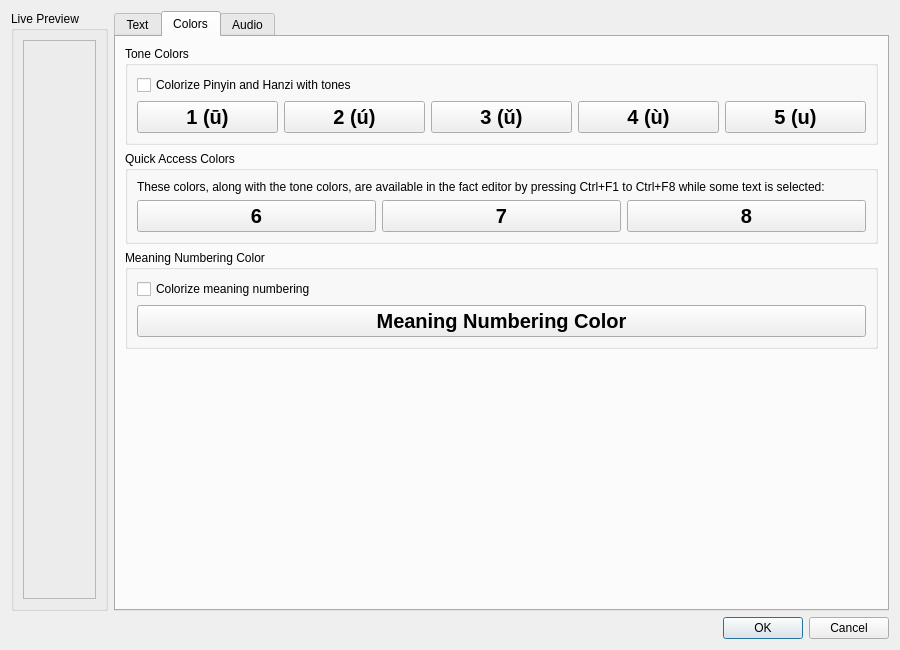
<?xml version="1.0" encoding="UTF-8"?>
<ui version="4.0">
 <class>Preferences</class>
 <widget class="QDialog" name="Preferences">
  <property name="geometry">
   <rect>
    <x>0</x>
    <y>0</y>
    <width>900</width>
    <height>650</height>
   </rect>
  </property>
  <property name="windowTitle">
   <string>Pinyin Toolkit Preferences</string>
  </property>
  <layout class="QGridLayout" name="gridLayout">
   <item row="0" column="0">
    <widget class="QGroupBox" name="livePreviewGroupBox">
     <property name="title">
      <string>Live Preview</string>
     </property>
     <layout class="QVBoxLayout" name="verticalLayout_8">
      <item>
       <widget class="QFrame" name="fieldsFrame">
        <property name="frameShape">
         <enum>QFrame::StyledPanel</enum>
        </property>
        <property name="frameShadow">
         <enum>QFrame::Raised</enum>
        </property>
       </widget>
      </item>
     </layout>
    </widget>
   </item>
   <item row="1" column="1">
    <widget class="QDialogButtonBox" name="buttonBox">
     <property name="orientation">
      <enum>Qt::Horizontal</enum>
     </property>
     <property name="standardButtons">
      <set>QDialogButtonBox::Cancel|QDialogButtonBox::Ok</set>
     </property>
    </widget>
   </item>
   <item row="0" column="1">
    <widget class="QTabWidget" name="tabWidget">
     <property name="sizePolicy">
      <sizepolicy hsizetype="Expanding" vsizetype="Expanding">
       <horstretch>0</horstretch>
       <verstretch>0</verstretch>
      </sizepolicy>
     </property>
     <property name="minimumSize">
      <size>
       <width>400</width>
       <height>0</height>
      </size>
     </property>
     <property name="currentIndex">
      <number>1</number>
     </property>
     <widget class="QWidget" name="textTab">
      <attribute name="title">
       <string>Text</string>
      </attribute>
      <layout class="QVBoxLayout" name="verticalLayout">
       <item>
        <widget class="QGroupBox" name="hanziPinyinSettingsFrame">
         <property name="sizePolicy">
          <sizepolicy hsizetype="Expanding" vsizetype="Fixed">
           <horstretch>0</horstretch>
           <verstretch>0</verstretch>
          </sizepolicy>
         </property>
         <property name="title">
          <string>Hanzi And Pinyin</string>
         </property>
         <layout class="QVBoxLayout" name="verticalLayout_5">
          <item>
           <widget class="QLabel" name="pinyinTonesLabel">
            <property name="text">
             <string>Pinyin tone display method:</string>
            </property>
           </widget>
          </item>
          <item>
           <layout class="QVBoxLayout" name="verticalLayout_7">
            <item>
             <widget class="QRadioButton" name="numericPinyinTonesRadio">
              <property name="text">
               <string>Numeric tones</string>
              </property>
              <property name="checked">
               <bool>true</bool>
              </property>
             </widget>
            </item>
            <item>
             <widget class="QRadioButton" name="tonifiedPinyinTonesRadio">
              <property name="text">
               <string>Tones as accents</string>
              </property>
             </widget>
            </item>
           </layout>
          </item>
          <item>
           <widget class="QLabel" name="hanziLabel">
            <property name="text">
             <string>Preferred Hanzi character system:</string>
            </property>
           </widget>
          </item>
          <item>
           <layout class="QVBoxLayout" name="verticalLayout_13">
            <item>
             <widget class="QRadioButton" name="simplifiedHanziRadio">
              <property name="text">
               <string>Simplified (Mainland China, Singapore, Malaysia)</string>
              </property>
              <property name="checked">
               <bool>true</bool>
              </property>
             </widget>
            </item>
            <item>
             <widget class="QRadioButton" name="traditionalHanziRadio">
              <property name="text">
               <string>Traditional (Taiwan, Hong Kong)</string>
              </property>
             </widget>
            </item>
           </layout>
          </item>
         </layout>
        </widget>
       </item>
       <item>
        <widget class="QGroupBox" name="meaningsSettingsFrame">
         <property name="sizePolicy">
          <sizepolicy hsizetype="Expanding" vsizetype="Fixed">
           <horstretch>0</horstretch>
           <verstretch>0</verstretch>
          </sizepolicy>
         </property>
         <property name="title">
          <string>Meanings</string>
         </property>
         <layout class="QGridLayout" name="gridLayout_2">
          <item row="3" column="0">
           <widget class="QLabel" name="languageLabel">
            <property name="text">
             <string>Language:</string>
            </property>
           </widget>
          </item>
          <item row="4" column="0">
           <widget class="QComboBox" name="languageCombo"/>
          </item>
          <item row="5" column="0">
           <widget class="QCheckBox" name="googleTranslateCheck">
            <property name="text">
             <string>Fall back on Google Translate for unknown words</string>
            </property>
           </widget>
          </item>
          <item row="1" column="0">
           <widget class="QCheckBox" name="seperateMeasureWordCheck">
            <property name="text">
             <string>Seperate measure word out into its own field</string>
            </property>
           </widget>
          </item>
          <item row="6" column="0">
           <layout class="QGridLayout" name="gridLayout_5">
            <item row="0" column="0">
             <widget class="QLabel" name="numberingLabel">
              <property name="text">
               <string>Meaning numbering:</string>
              </property>
             </widget>
            </item>
            <item row="1" column="0">
             <layout class="QVBoxLayout" name="verticalLayout_3">
              <item>
               <widget class="QRadioButton" name="circledChineseNumberingRadio">
                <property name="text">
                 <string>Circled Chinese numbers</string>
                </property>
                <property name="checked">
                 <bool>true</bool>
                </property>
               </widget>
              </item>
              <item>
               <widget class="QRadioButton" name="circledArabicNumberingRadio">
                <property name="text">
                 <string>Circled Arabic numbers</string>
                </property>
               </widget>
              </item>
              <item>
               <widget class="QRadioButton" name="plainNumberingRadio">
                <property name="text">
                 <string>Plain numbers</string>
                </property>
               </widget>
              </item>
              <item>
               <widget class="QRadioButton" name="noNumberingRadio">
                <property name="text">
                 <string>No numbering</string>
                </property>
               </widget>
              </item>
             </layout>
            </item>
            <item row="0" column="1">
             <widget class="QLabel" name="seperatorLabel">
              <property name="text">
               <string>Meaning seperator:</string>
              </property>
             </widget>
            </item>
            <item row="1" column="1">
             <layout class="QVBoxLayout" name="verticalLayout_4">
              <item>
               <widget class="QRadioButton" name="linesSeperatorRadio">
                <property name="text">
                 <string>Lines</string>
                </property>
                <property name="checked">
                 <bool>true</bool>
                </property>
               </widget>
              </item>
              <item>
               <widget class="QRadioButton" name="commasSeperatorRadio">
                <property name="text">
                 <string>Commas</string>
                </property>
               </widget>
              </item>
              <item>
               <widget class="QRadioButton" name="customSeperatorRadio">
                <property name="text">
                 <string>Custom:</string>
                </property>
               </widget>
              </item>
              <item>
               <widget class="QLineEdit" name="customSeperatorLineEdit"/>
              </item>
             </layout>
            </item>
           </layout>
          </item>
          <item row="2" column="0">
           <widget class="QCheckBox" name="hanziMaskingCheck">
            <property name="text">
             <string>Mask occurrences of the expression in the meaning</string>
            </property>
           </widget>
          </item>
         </layout>
        </widget>
       </item>
       <item>
        <spacer name="verticalSpacer">
         <property name="orientation">
          <enum>Qt::Vertical</enum>
         </property>
         <property name="sizeHint" stdset="0">
          <size>
           <width>20</width>
           <height>40</height>
          </size>
         </property>
        </spacer>
       </item>
      </layout>
     </widget>
     <widget class="QWidget" name="colorsTab">
      <attribute name="title">
       <string>Colors</string>
      </attribute>
      <layout class="QVBoxLayout" name="verticalLayout_11">
       <item>
        <widget class="QGroupBox" name="toneColorsSettingsFrame">
         <property name="title">
          <string>Tone Colors</string>
         </property>
         <layout class="QGridLayout" name="gridLayout_3">
          <item row="4" column="0">
           <widget class="QCheckBox" name="colorizePinyinCheck">
            <property name="text">
             <string>Colorize Pinyin and Hanzi with tones</string>
            </property>
           </widget>
          </item>
          <item row="5" column="0">
           <layout class="QHBoxLayout" name="horizontalLayout_2">
            <item>
             <widget class="QPushButton" name="tone1Button">
              <property name="font">
               <font>
                <pointsize>15</pointsize>
                <weight>75</weight>
                <bold>true</bold>
               </font>
              </property>
              <property name="text">
               <string>1 (ū)</string>
              </property>
             </widget>
            </item>
            <item>
             <widget class="QPushButton" name="tone2Button">
              <property name="font">
               <font>
                <pointsize>15</pointsize>
                <weight>75</weight>
                <bold>true</bold>
               </font>
              </property>
              <property name="text">
               <string>2 (ú)</string>
              </property>
             </widget>
            </item>
            <item>
             <widget class="QPushButton" name="tone3Button">
              <property name="font">
               <font>
                <pointsize>15</pointsize>
                <weight>75</weight>
                <bold>true</bold>
               </font>
              </property>
              <property name="text">
               <string>3 (ǔ)</string>
              </property>
             </widget>
            </item>
            <item>
             <widget class="QPushButton" name="tone4Button">
              <property name="font">
               <font>
                <pointsize>15</pointsize>
                <weight>75</weight>
                <bold>true</bold>
               </font>
              </property>
              <property name="text">
               <string>4 (ù)</string>
              </property>
             </widget>
            </item>
            <item>
             <widget class="QPushButton" name="tone5Button">
              <property name="font">
               <font>
                <pointsize>15</pointsize>
                <weight>75</weight>
                <bold>true</bold>
               </font>
              </property>
              <property name="text">
               <string>5 (u)</string>
              </property>
             </widget>
            </item>
           </layout>
          </item>
         </layout>
        </widget>
       </item>
       <item>
        <widget class="QGroupBox" name="quickAccessColorsSettingsFrame">
         <property name="title">
          <string>Quick Access Colors</string>
         </property>
         <layout class="QGridLayout" name="gridLayout_4">
          <item row="4" column="0">
           <layout class="QHBoxLayout" name="horizontalLayout_4">
            <item>
             <widget class="QPushButton" name="quickAccess1Button">
              <property name="sizePolicy">
               <sizepolicy hsizetype="Minimum" vsizetype="Fixed">
                <horstretch>0</horstretch>
                <verstretch>0</verstretch>
               </sizepolicy>
              </property>
              <property name="font">
               <font>
                <pointsize>15</pointsize>
                <weight>75</weight>
                <bold>true</bold>
               </font>
              </property>
              <property name="text">
               <string>6</string>
              </property>
             </widget>
            </item>
            <item>
             <widget class="QPushButton" name="quickAccess2Button">
              <property name="font">
               <font>
                <pointsize>15</pointsize>
                <weight>75</weight>
                <bold>true</bold>
               </font>
              </property>
              <property name="text">
               <string>7</string>
              </property>
             </widget>
            </item>
            <item>
             <widget class="QPushButton" name="quickAccess3Button">
              <property name="font">
               <font>
                <pointsize>15</pointsize>
                <weight>75</weight>
                <bold>true</bold>
               </font>
              </property>
              <property name="text">
               <string>8</string>
              </property>
             </widget>
            </item>
           </layout>
          </item>
          <item row="0" column="0">
           <widget class="QLabel" name="quickAccessLabel">
            <property name="text">
             <string>These colors, along with the tone colors, are available in the fact editor by pressing Ctrl+F1 to Ctrl+F8 while some text is selected:</string>
            </property>
            <property name="alignment">
             <set>Qt::AlignJustify|Qt::AlignVCenter</set>
            </property>
            <property name="wordWrap">
             <bool>true</bool>
            </property>
           </widget>
          </item>
         </layout>
        </widget>
       </item>
       <item>
        <widget class="QGroupBox" name="meaningNumberingSettingsFrame">
         <property name="title">
          <string>Meaning Numbering Color</string>
         </property>
         <layout class="QGridLayout" name="gridLayout_6">
          <item row="1" column="1">
           <widget class="QPushButton" name="meaningNumberingColorButton">
            <property name="font">
             <font>
              <pointsize>15</pointsize>
              <weight>75</weight>
              <bold>true</bold>
             </font>
            </property>
            <property name="text">
             <string>Meaning Numbering Color</string>
            </property>
           </widget>
          </item>
          <item row="0" column="1">
           <widget class="QCheckBox" name="colorizeMeaningNumberingCheck">
            <property name="text">
             <string>Colorize meaning numbering</string>
            </property>
           </widget>
          </item>
         </layout>
        </widget>
       </item>
       <item>
        <spacer name="verticalSpacer_2">
         <property name="orientation">
          <enum>Qt::Vertical</enum>
         </property>
         <property name="sizeType">
          <enum>QSizePolicy::MinimumExpanding</enum>
         </property>
         <property name="sizeHint" stdset="0">
          <size>
           <width>20</width>
           <height>40</height>
          </size>
         </property>
        </spacer>
       </item>
      </layout>
     </widget>
     <widget class="QWidget" name="audioTab">
      <attribute name="title">
       <string>Audio</string>
      </attribute>
      <layout class="QVBoxLayout" name="verticalLayout_9">
       <item>
        <widget class="QGroupBox" name="groupBox">
         <property name="title">
          <string>Audio Packs</string>
         </property>
         <layout class="QVBoxLayout" name="verticalLayout_10">
          <item>
           <widget class="QCheckBox" name="enableAudioCheck">
            <property name="text">
             <string>Enable automatic text-to-speech generation</string>
            </property>
           </widget>
          </item>
          <item>
           <widget class="QLabel" name="installedAudioPacksLabel">
            <property name="text">
             <string>Installed text-to-speech audio packs:</string>
            </property>
           </widget>
          </item>
          <item>
           <widget class="QListWidget" name="audioPacksList"/>
          </item>
          <item>
           <layout class="QHBoxLayout" name="horizontalLayout">
            <item>
             <spacer name="horizontalSpacer">
              <property name="orientation">
               <enum>Qt::Horizontal</enum>
              </property>
              <property name="sizeHint" stdset="0">
               <size>
                <width>40</width>
                <height>20</height>
               </size>
              </property>
             </spacer>
            </item>
            <item>
             <layout class="QVBoxLayout" name="verticalLayout_2">
              <item>
               <widget class="QPushButton" name="installMandarinSoundsButton">
                <property name="text">
                 <string>Install Free Mandarin Sounds Pack</string>
                </property>
               </widget>
              </item>
              <item>
               <widget class="QPushButton" name="openAudioPackDirectoryButton">
                <property name="text">
                 <string>Open Audio Pack Directory</string>
                </property>
               </widget>
              </item>
             </layout>
            </item>
           </layout>
          </item>
         </layout>
        </widget>
       </item>
      </layout>
     </widget>
    </widget>
   </item>
  </layout>
 </widget>
 <resources/>
 <connections>
  <connection>
   <sender>buttonBox</sender>
   <signal>accepted()</signal>
   <receiver>Preferences</receiver>
   <slot>accept()</slot>
   <hints>
    <hint type="sourcelabel">
     <x>248</x>
     <y>254</y>
    </hint>
    <hint type="destinationlabel">
     <x>157</x>
     <y>274</y>
    </hint>
   </hints>
  </connection>
  <connection>
   <sender>buttonBox</sender>
   <signal>rejected()</signal>
   <receiver>Preferences</receiver>
   <slot>reject()</slot>
   <hints>
    <hint type="sourcelabel">
     <x>316</x>
     <y>260</y>
    </hint>
    <hint type="destinationlabel">
     <x>286</x>
     <y>274</y>
    </hint>
   </hints>
  </connection>
 </connections>
</ui>
